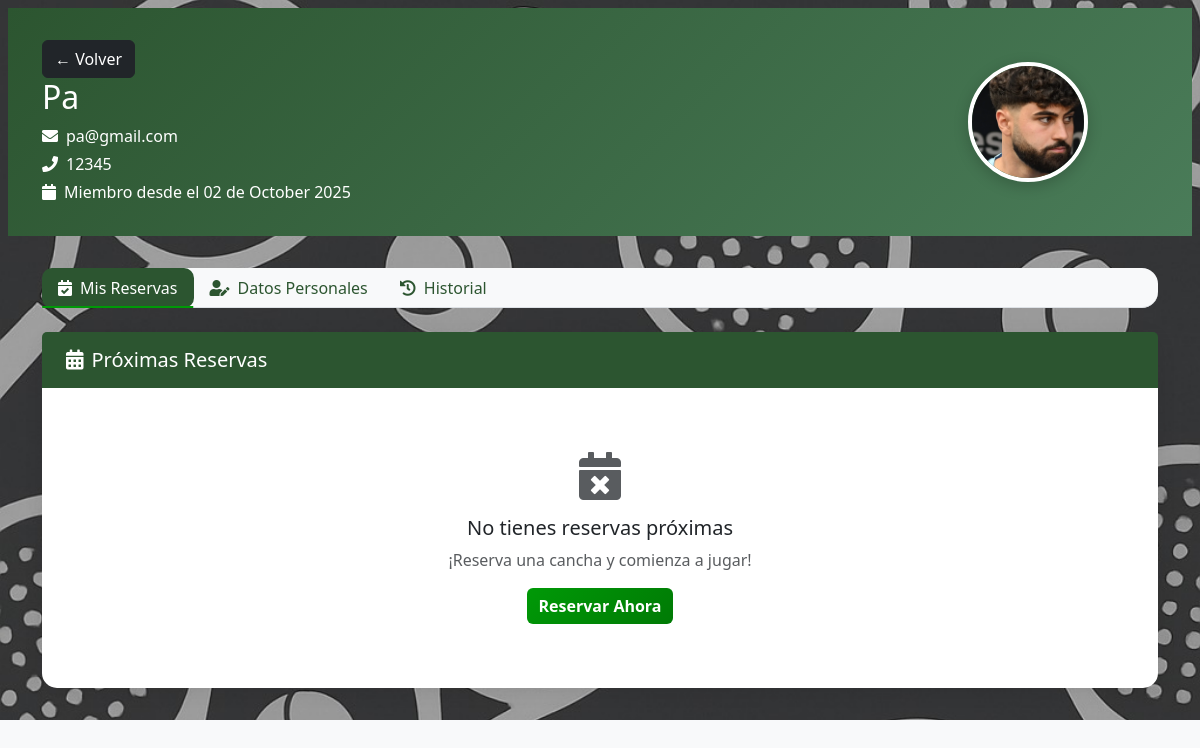
Page /perfil_padel.php (signed in) on the committed database.
### tables this page shows
CREATE TABLE `usuario` (
  `id_usuario` int(11) NOT NULL,
  `nombre` varchar(120) NOT NULL,
  `email` varchar(150) NOT NULL,
  `contrasena` varchar(255) NOT NULL,
  `foto` varchar(255) DEFAULT NULL,
  `telefono` varchar(20) DEFAULT NULL,
  `fecha_registro` timestamp NOT NULL DEFAULT current_timestamp(),
  `categoria` tinyint(4) DEFAULT 1,
  `posicion` varchar(255) NOT NULL
);

### perfil_padel.php (the view, shortened to what this page needs)
<?php
require_once 'conexiones/conDB.php';
$id_usuario = $_SESSION['id'];
try {
    $stmt = $pdo->prepare("SELECT * FROM usuario WHERE id_usuario = ?");
    $stmt->execute([$id_usuario]);
    $usuario = $stmt->fetch(PDO::FETCH_ASSOC);
} catch (PDOException $e) {
    die("Error: " . $e->getMessage());
}
try {
    $stmt = $pdo->prepare("
        SELECT
            r.id_reserva,
            r.codigo_reserva,
            r.fecha,
            r.hora_inicio,
            r.hora_final,
            r.espacios_reservados,
            r.jugadores_reservados,
            r.telefono,
            r.observaciones,
            r.estado,
            c.nombre as cancha_nombre,
            c.lugar as cancha_lugar,
            c.precio,
            CASE
                WHEN r.estado = 'cancelada' THEN 'cancelada'
                WHEN r.fecha < CURDATE() THEN 'completado'
                WHEN r.fecha = CURDATE() AND r.hora_final <= CURTIME() THEN 'completado'
                WHEN r.fecha = CURDATE() THEN 'hoy'
                ELSE 'confirmada'
            END as estado_calculado
        FROM reserva r
        INNER JOIN cancha c ON r.id_cancha = c.id_cancha
        WHERE r.id_usuario = ?
        ORDER BY r.fecha DESC, r.hora_inicio DESC
    ");
    $stmt->execute([$id_usuario]);
    $reservas = $stmt->fetchAll(PDO::FETCH_ASSOC);
    $reservas_proximas = array_filter($reservas, function($r) {
        return $r['estado'] === 'activa' && ($r['estado_calculado'] === 'confirmada' || $r['estado_calculado'] === 'hoy');
    });
} catch (PDOException $e) {
    $reservas_proximas = [];
    $historial = [];
    $error_reservas = 'Error al cargar reservas: ' . $e->getMessage();
}
?>
<!DOCTYPE html>
<html lang="es">
<head>
    <link rel="stylesheet" href="https://cdnjs.cloudflare.com/ajax/libs/font-awesome/5.15.4/css/all.min.css">
    <link href="https://cdn.jsdelivr.net/npm/bootstrap@5.3.0/dist/css/bootstrap.min.css" rel="stylesheet">
    <link rel="stylesheet" href="style.css">
</head>
<body>
    <div class="container-fluid p-2 d-flex-justify-content-center bg-dark" style="background-image: url('image/padel-fondo.jpg'); background-size: cover; background-repeat: no-repeat;">
        <div class="color-header-bg">
            <div class="profile-header">
                <div class="container">
                    <div class="row align-items-center">
                        <div class="col-md-9">
                            <button class="btn btn-dark" onclick="history.back()">
                            ← Volver
                            </button>
                            <h2 class="mb-2"><?= htmlspecialchars($usuario['nombre']) ?></h2>
                            <p class="mb-1"><i class="fas fa-envelope me-2"></i><?= htmlspecialchars($usuario['email']) ?></p>
                            <?php if ($usuario['telefono']): ?>
                            <p class="mb-1"><i class="fas fa-phone me-2"></i><?= htmlspecialchars($usuario['telefono']) ?></p>
                            <?php endif; ?>
                            <p class="mb-0"><i class="fas fa-calendar me-2"></i>Miembro desde el <?= date('d \d\e F Y', strtotime($usuario['fecha_registro'])) ?></p>
                        </div>
                        <div class="col-md-3 text-center">
                            <?php if (!empty($usuario['foto'])): ?>
                                <img src="uploads/usuarios/<?= htmlspecialchars($usuario['foto']) ?>" alt="Avatar" class="profile-avatar">
                            <?php endif; ?>
                        </div>
                    </div>
                </div>
            </div>
        </div>
        <div class="container">
            <div class="row">
                <div class="col-12">
                    <ul class="nav nav-tabs profile-tabs mb-4 bg-light rounded-4" id="profileTab" role="tablist">
                        <li class="nav-item" role="presentation">
                            <button class="nav-link active" id="reservas-tab" data-bs-toggle="tab"
                                data-bs-target="#reservas" type="button" role="tab">
                                <i class="fas fa-calendar-check me-2"></i>Mis Reservas
                            </button>
                        </li>
                        <li class="nav-item" role="presentation">
                            <button class="nav-link" id="datos-tab" data-bs-toggle="tab" data-bs-target="#datos"
                                type="button" role="tab">
                                <i class="fas fa-user-edit me-2"></i>Datos Personales
                            </button>
                        </li>
                        <li class="nav-item" role="presentation">
                            <button class="nav-link" id="historial-tab" data-bs-toggle="tab" data-bs-target="#historial"
                                type="button" role="tab">
                                <i class="fas fa-history me-2"></i>Historial
                            </button>
                        </li>
                    </ul>
                    <div class="tab-content" id="profileTabContent">
                        <div class="tab-pane fade show active" id="reservas" role="tabpanel">
                            <div class="row">
                                <div class="col-lg-12">
                                    <div class="card">
                                        <div class="card-header">
                                            <h5 class="mb-0"><i class="fas fa-calendar-alt me-2"></i>Próximas Reservas</h5>
                                        </div>
                                        <div class="card-body">
                                            <?php if (!empty($reservas_proximas)): ?>
                                                <?php foreach ($reservas_proximas as $reserva): ?>
                                                    <div class="reservation-item">
                                                        <div class="row align-items-center">
                                                            <div class="col-md-4">
                                                                <h6 class="mb-1"><?= htmlspecialchars($reserva['cancha_nombre']) ?></h6>
                                                                <p class="text-muted mb-1">
                                                                    <i class="fas fa-calendar me-1"></i><?= date('l, d M Y', strtotime($reserva['fecha'])) ?>
                                                                    <i class="fas fa-clock ms-3 me-1"></i><?= substr($reserva['hora_inicio'], 0, 5) ?> - <?= substr($reserva['hora_final'], 0, 5) ?>
                                                                </p>
                                                                <small class="text-muted">
                                                                    <i class="fas fa-map-marker-alt me-1"></i><?= htmlspecialchars($reserva['cancha_lugar']) ?>
                                                                </small>
                                                            </div>
                                                            <div class="col-md-4 text-center">
                                                                <h6 class="mb-1">Código de Reserva</h6>
                                                                <span class="codigo-reserva"><?= htmlspecialchars($reserva['codigo_reserva']) ?></span>
                                                                <p class="text-muted mt-2 mb-0">Espacios: <?= $reserva['espacios_reservados'] ?>/4</p>
                                                            </div>
                                                            <div class="col-md-4 text-end">
                                                                <?php
                                                                $estado_class = $reserva['estado_calculado'] === 'hoy' ? 'status-pending' : 'status-confirmed';
                                                                $estado_text = $reserva['estado_calculado'] === 'hoy' ? 'Hoy' : 'Confirmada';
                                                                ?>
                                                                <span class="status-badge <?= $estado_class ?> mb-2 d-block"><?= $estado_text ?></span>
                                                                <?php if ($reserva['estado_calculado'] === 'confirmada'): ?>
                                                                    <form method="post" style="display: inline;"
                                                                          onsubmit="return confirm('¿Estás seguro de que quieres cancelar esta reserva?');">
                                                                        <input type="hidden" name="id_reserva" value="<?= $reserva['id_reserva'] ?>">
                                                                        <button type="submit" name="cancelar_reserva" class="btn btn-sm btn-outline-danger">Cancelar</button>
                                                                    </form>
                                                                <?php endif; ?>
                                                            </div>
                                                        </div>
                                                    </div>
                                                <?php endforeach; ?>
                                            <?php else: ?>
                                                <div class="text-center py-5">
                                                    <i class="fas fa-calendar-times fa-3x text-muted mb-3"></i>
                                                    <h5>No tienes reservas próximas</h5>
                                                    <p class="text-muted">¡Reserva una cancha y comienza a jugar!</p>
                                                    <a href="buscador.php" class="btn btn-primary">Reservar Ahora</a>
                                                </div>
                                            <?php endif; ?>
                                        </div>
                                    </div>
                                </div>
                            </div>
                        </div>
                    </div>
                </div>
            </div>
        </div>
    </div>
</body>
</html>

### style.css (style rules this page uses)
.nav-link { color: #666777; font-weight: 500; position: relative; }
.nav-link:hover, .nav-link.active { color: #000; }
@media (min-width: 991px) { .nav-link::before { content: ""; position: absolute; bottom: 0; left: 50%; transform: translateX(-50%); width: 0; height: 2px; background-color: #009907; visibility: hidden; transition: 0.3s ease-in-out; } }
@media (min-width: 991px) { .nav-link:hover::before, .nav-link.active::before { width: 100%; visibility: visible; } }
body { background-color: #000; overflow-x: hidden; }
html, body { overscroll-behavior-y: none; overscroll-behavior-x: none; }
.btn-primary { background: linear-gradient(135deg, #009907, #007a05); border: none; font-weight: 600; transition: transform 0.3s ease; }
.card { transition: transform 0.3s ease, box-shadow 0.3s ease; }
.btn { transition: all 0.3s ease; }

### perfil_padel.php (style rules this page uses)
:root { --padel-primary: #2c5530; --padel-secondary: #4a7c59; --padel-accent: #8bc34a; --padel-light: #f8f9fa; }
body { background-color: var(--padel-light); font-family: 'Segoe UI', Tahoma, Geneva, Verdana, sans-serif; }
.color-header-bg { background: linear-gradient(135deg, var(--padel-primary) 0%, var(--padel-secondary) 100%); }
.profile-header { color: white; padding: 2rem 0; border-radius: 0 0 15px 15px; margin-bottom: 2rem; }
.profile-avatar { width: 120px; height: 120px; border-radius: 50%; border: 4px solid white; object-fit: cover; box-shadow: 0 4px 15px rgba(0, 0, 0, 0.2); }
.card { border: none; border-radius: 15px; box-shadow: 0 4px 20px rgba(0, 0, 0, 0.08); margin-bottom: 1.5rem; transition: transform 0.3s ease; }
.card-header { background-color: var(--padel-primary); color: white; border-radius: 15px 15px 0 0; padding: 1rem 1.5rem; border: none; }
.btn-primary { background-color: var(--padel-primary); border-color: var(--padel-primary); }
.profile-tabs .nav-link { color: var(--padel-primary); border: none; font-weight: 500; }
.profile-tabs .nav-link.active { background-color: var(--padel-primary); color: white; border-radius: 10px; }

### rows in the picture
usuario: nombre "Pa", email "pa@gmail.com", telefono "12345", fecha_registro "02 de October 2025", foto (picture)
